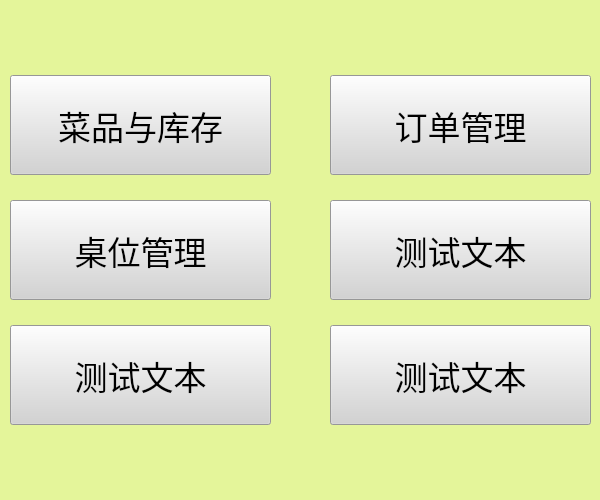
<?xml version="1.0" encoding="UTF-8"?>
<ui version="4.0">
 <class>MainWindow</class>
 <widget class="QMainWindow" name="MainWindow">
  <property name="geometry">
   <rect>
    <x>0</x>
    <y>0</y>
    <width>600</width>
    <height>500</height>
   </rect>
  </property>
  <property name="minimumSize">
   <size>
    <width>600</width>
    <height>500</height>
   </size>
  </property>
  <property name="maximumSize">
   <size>
    <width>600</width>
    <height>500</height>
   </size>
  </property>
  <property name="windowTitle">
   <string>餐饮管理系统</string>
  </property>
  <property name="statusTip">
   <string/>
  </property>
  <property name="autoFillBackground">
   <bool>false</bool>
  </property>
  <property name="styleSheet">
   <string notr="true">background-color: rgb(228, 245, 154);</string>
  </property>
  <widget class="QWidget" name="centralwidget">
   <widget class="QWidget" name="gridLayoutWidget_2">
    <property name="geometry">
     <rect>
      <x>320</x>
      <y>50</y>
      <width>281</width>
      <height>401</height>
     </rect>
    </property>
    <layout class="QGridLayout" name="gridLayout_2" rowstretch="0,0,0" columnstretch="0">
     <property name="leftMargin">
      <number>10</number>
     </property>
     <property name="rightMargin">
      <number>10</number>
     </property>
     <property name="horizontalSpacing">
      <number>4</number>
     </property>
     <property name="verticalSpacing">
      <number>0</number>
     </property>
     <item row="0" column="0">
      <widget class="QPushButton" name="pushButton_3">
       <property name="minimumSize">
        <size>
         <width>0</width>
         <height>100</height>
        </size>
       </property>
       <property name="font">
        <font>
         <family>宋体</family>
         <pointsize>25</pointsize>
        </font>
       </property>
       <property name="autoFillBackground">
        <bool>false</bool>
       </property>
       <property name="styleSheet">
        <string notr="true">background-color: lightgrey;
color: black;</string>
       </property>
       <property name="text">
        <string>订单管理</string>
       </property>
      </widget>
     </item>
     <item row="1" column="0">
      <widget class="QPushButton" name="pushButton_6">
       <property name="minimumSize">
        <size>
         <width>0</width>
         <height>100</height>
        </size>
       </property>
       <property name="font">
        <font>
         <family>宋体</family>
         <pointsize>25</pointsize>
        </font>
       </property>
       <property name="autoFillBackground">
        <bool>false</bool>
       </property>
       <property name="styleSheet">
        <string notr="true">background-color: lightgrey;
color: black;</string>
       </property>
       <property name="text">
        <string>测试文本</string>
       </property>
      </widget>
     </item>
     <item row="2" column="0">
      <widget class="QPushButton" name="pushButton">
       <property name="minimumSize">
        <size>
         <width>0</width>
         <height>100</height>
        </size>
       </property>
       <property name="font">
        <font>
         <family>宋体</family>
         <pointsize>25</pointsize>
        </font>
       </property>
       <property name="styleSheet">
        <string notr="true">background-color: lightgrey;
color: black;</string>
       </property>
       <property name="text">
        <string>测试文本</string>
       </property>
      </widget>
     </item>
    </layout>
   </widget>
   <widget class="QWidget" name="gridLayoutWidget_3">
    <property name="geometry">
     <rect>
      <x>0</x>
      <y>50</y>
      <width>281</width>
      <height>401</height>
     </rect>
    </property>
    <layout class="QGridLayout" name="gridLayout_3" rowstretch="0,0,0" columnstretch="0">
     <property name="leftMargin">
      <number>10</number>
     </property>
     <property name="rightMargin">
      <number>10</number>
     </property>
     <property name="horizontalSpacing">
      <number>4</number>
     </property>
     <property name="verticalSpacing">
      <number>0</number>
     </property>
     <item row="0" column="0">
      <widget class="QPushButton" name="stockbutton">
       <property name="minimumSize">
        <size>
         <width>0</width>
         <height>100</height>
        </size>
       </property>
       <property name="font">
        <font>
         <family>宋体</family>
         <pointsize>25</pointsize>
        </font>
       </property>
       <property name="autoFillBackground">
        <bool>false</bool>
       </property>
       <property name="styleSheet">
        <string notr="true">background-color: lightgrey;
color: black;</string>
       </property>
       <property name="text">
        <string>菜品与库存</string>
       </property>
      </widget>
     </item>
     <item row="1" column="0">
      <widget class="QPushButton" name="pushButton_7">
       <property name="minimumSize">
        <size>
         <width>0</width>
         <height>100</height>
        </size>
       </property>
       <property name="font">
        <font>
         <family>宋体</family>
         <pointsize>25</pointsize>
        </font>
       </property>
       <property name="autoFillBackground">
        <bool>false</bool>
       </property>
       <property name="styleSheet">
        <string notr="true">background-color: lightgrey;
color: black;</string>
       </property>
       <property name="text">
        <string>桌位管理</string>
       </property>
      </widget>
     </item>
     <item row="2" column="0">
      <widget class="QPushButton" name="pushButton_2">
       <property name="minimumSize">
        <size>
         <width>0</width>
         <height>100</height>
        </size>
       </property>
       <property name="font">
        <font>
         <family>宋体</family>
         <pointsize>25</pointsize>
        </font>
       </property>
       <property name="styleSheet">
        <string notr="true">background-color: lightgrey;
color: black;</string>
       </property>
       <property name="text">
        <string>测试文本</string>
       </property>
      </widget>
     </item>
    </layout>
   </widget>
  </widget>
  <widget class="QMenuBar" name="menubar">
   <property name="geometry">
    <rect>
     <x>0</x>
     <y>0</y>
     <width>600</width>
     <height>18</height>
    </rect>
   </property>
  </widget>
  <widget class="QStatusBar" name="statusbar"/>
 </widget>
 <resources/>
 <connections/>
</ui>
